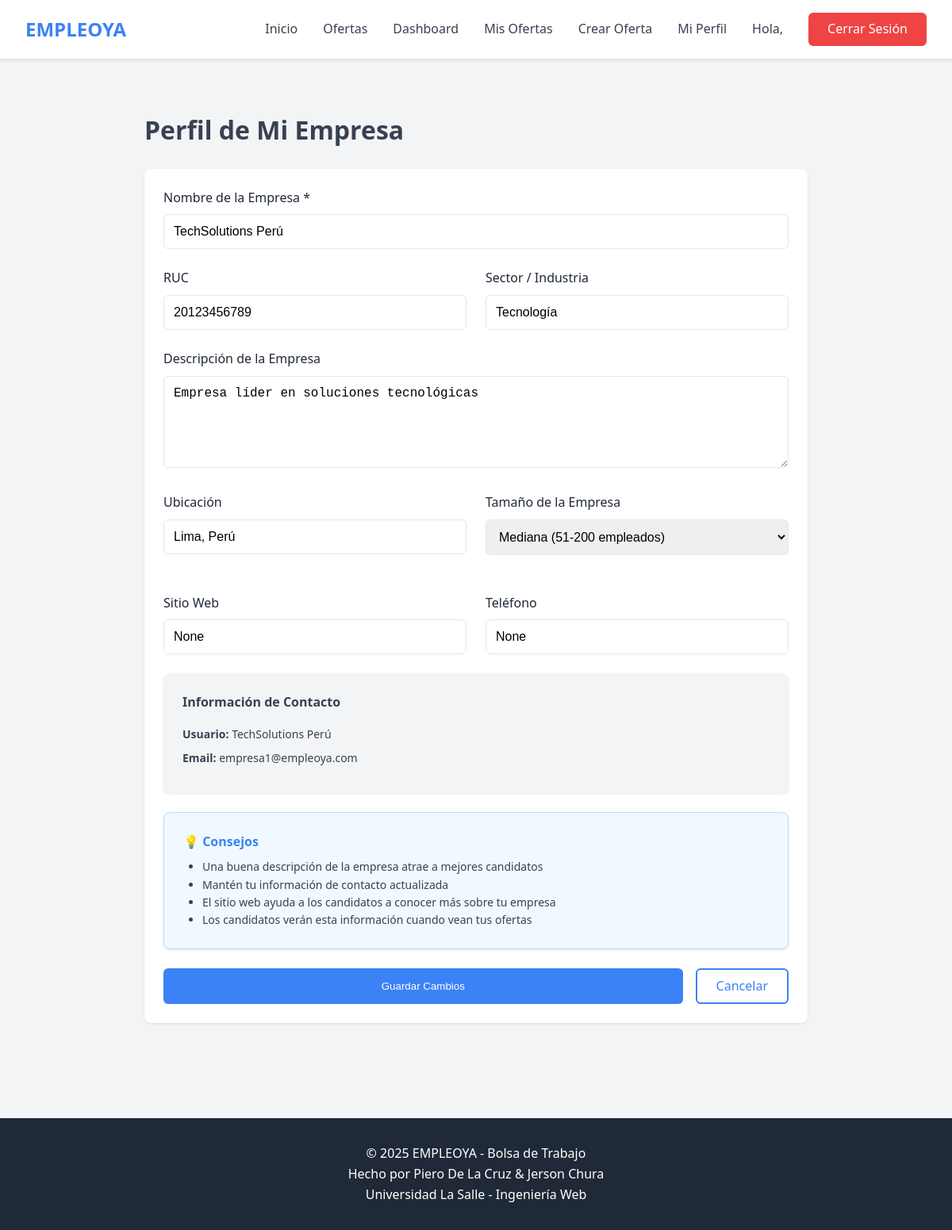
The page /perfil/empresa/ (signed in) on the database its author committed.
### MyWebApps/models.py (models this page shows, shortened)
class Empresa(models.Model):
    TAMANO_EMPRESA_CHOICES = [
        ('startup', 'Startup (1-10)'),
        ('pyme', 'PYME (11-50)'),
        ('mediana', 'Mediana (51-200)'),
        ('grande', 'Grande (201-1000)'),
        ('corporacion', 'Corporación (1000+)'),
    ]
    usuario = models.OneToOneField(
        Usuario,
        on_delete=models.CASCADE,
        related_name='empresa',
        verbose_name='Usuario'
    )
    nombre_empresa = models.CharField(max_length=200, verbose_name='Nombre de la Empresa')
    ruc = models.CharField(max_length=20, unique=True, null=True, blank=True, verbose_name='RUC')
    descripcion = models.TextField(blank=True, null=True, verbose_name='Descripción')
    sector = models.CharField(max_length=100, blank=True, null=True, verbose_name='Sector')
    ubicacion = models.CharField(max_length=200, blank=True, null=True, verbose_name='Ubicación')
    sitio_web = models.URLField(blank=True, null=True, verbose_name='Sitio Web')
    logo_url = models.CharField(max_length=500, blank=True, null=True, verbose_name='URL del Logo')
    tamaño_empresa = models.CharField(
        max_length=20,
        choices=TAMANO_EMPRESA_CHOICES,
        default='pyme',
        verbose_name='Tamaño de Empresa'
    )
    telefono_empresa = models.CharField(max_length=20, blank=True, null=True, verbose_name='Teléfono')
    verificada = models.BooleanField(default=False, verbose_name='Verificada')
    fecha_creacion = models.DateTimeField(auto_now_add=True, verbose_name='Fecha de Creación')
    fecha_actualizacion = models.DateTimeField(auto_now=True, verbose_name='Última Actualización')
    class Meta:
        db_table = 'empresa'
        verbose_name = 'Empresa'
        verbose_name_plural = 'Empresas'
        ordering = ['-fecha_creacion']

class Usuario(AbstractUser):
    TIPO_USUARIO_CHOICES = [
        ('postulante', 'Postulante'),
        ('empleador', 'Empleador'),
        ('admin', 'Administrador'),
    ]
    ESTADO_CHOICES = [
        ('activo', 'Activo'),
        ('inactivo', 'Inactivo'),
        ('suspendido', 'Suspendido'),
    ]
    username = None
    email = models.EmailField(unique=True, verbose_name='Correo Electrónico')
    telefono = models.CharField(max_length=20, blank=True, null=True, verbose_name='Teléfono')
    tipo_usuario = models.CharField(
        max_length=20,
        choices=TIPO_USUARIO_CHOICES,
        default='postulante',
        verbose_name='Tipo de Usuario'
    )
    estado = models.CharField(
        max_length=20,
        choices=ESTADO_CHOICES,
        default='activo',
        verbose_name='Estado'
    )
    email_verificado = models.BooleanField(default=False, verbose_name='Email Verificado')
    objects = UsuarioManager()
    USERNAME_FIELD = 'email'
    REQUIRED_FIELDS = ['first_name', 'last_name']
    class Meta:
        db_table = 'usuario'
        verbose_name = 'Usuario'
        verbose_name_plural = 'Usuarios'
        ordering = ['-date_joined']
    @property
    def nombre_completo(self):
        return f"{self.first_name} {self.last_name}".strip()

### MyWebApps/views.py (the view, shortened to what this page needs)
# urls.py: path('perfil/empresa/', views.perfil_empresa, name='perfil_empresa'),
@login_required
def perfil_empresa(request):
    if request.user.tipo_usuario != 'empleador':
        messages.error(request, 'No tienes permiso para acceder a esta página')
        return redirect('dashboard')
    empresa = get_object_or_404(Empresa, usuario=request.user)
    context = {'empresa': empresa}
    return render(request, 'MyWebApps/perfil_empresa.html', context)

### MyWebApps/templates/MyWebApps/perfil_empresa.html (shortened to what this page needs)
{% extends 'MyWebApps/base.html' %}
{% block content %}
<div class="container" style="max-width: 900px; margin-top: 2rem;">
    <h1 class="mb-3">Perfil de Mi Empresa</h1>
    <div class="card">
        <form method="POST" action="{% url 'perfil_empresa' %}">
            <div class="form-group">
                <label for="nombre_empresa" class="form-label">Nombre de la Empresa *</label>
                <input type="text" id="nombre_empresa" name="nombre_empresa" class="form-control" required
                       value="{{ empresa.nombre_empresa }}">
            </div>
            <div class="grid grid-2">
                <div class="form-group">
                    <label for="ruc" class="form-label">RUC</label>
                    <input type="text" id="ruc" name="ruc" class="form-control"
                           value="{{ empresa.ruc }}" placeholder="20123456789" maxlength="11">
                </div>
                <div class="form-group">
                    <label for="sector" class="form-label">Sector / Industria</label>
                    <input type="text" id="sector" name="sector" class="form-control"
                           value="{{ empresa.sector }}" placeholder="Ej: Tecnología, Finanzas, Salud">
                </div>
            </div>
            <div class="form-group">
                <label for="descripcion" class="form-label">Descripción de la Empresa</label>
                <textarea id="descripcion" name="descripcion" class="form-control" rows="5"
                          placeholder="Describe tu empresa, su misión, visión y valores...">{{ empresa.descripcion }}</textarea>
            </div>
            <div class="grid grid-2">
                <div class="form-group">
                    <label for="ubicacion" class="form-label">Ubicación</label>
                    <input type="text" id="ubicacion" name="ubicacion" class="form-control"
                           value="{{ empresa.ubicacion }}" placeholder="Lima, Peru">
                </div>
                <div class="form-group">
                    <label for="tamaño_empresa" class="form-label">Tamaño de la Empresa</label>
                    <select id="tamaño_empresa" name="tamaño_empresa" class="form-control">
                        <option value="mediana" {% if empresa.tamaño_empresa == 'mediana' %}selected{% endif %}>Mediana (51-200 empleados)</option>
                    </select>
                </div>
                <div class="form-group">
                    <label for="sitio_web" class="form-label">Sitio Web</label>
                    <input type="url" id="sitio_web" name="sitio_web" class="form-control"
                           value="{{ empresa.sitio_web }}" placeholder="https://www.miempresa.com">
                </div>
                <div class="form-group">
                    <label for="telefono_empresa" class="form-label">Teléfono</label>
                    <input type="tel" id="telefono_empresa" name="telefono_empresa" class="form-control"
                           value="{{ empresa.telefono_empresa }}" placeholder="987654321">
                </div>
            </div>
            <div class="card" style="background: var(--light); margin-bottom: 1.5rem;">
                <h3 style="font-size: 1rem; margin-bottom: 1rem;">Información de Contacto</h3>
                <div style="font-size: 0.875rem;">
                    <p style="margin: 0.5rem 0;"><strong>Usuario:</strong> {{ user.nombre_completo }}</p>
                    <p style="margin: 0.5rem 0;"><strong>Email:</strong> {{ user.email }}</p>
                </div>
            </div>
            <div class="card" style="background: #f0f9ff; border: 1px solid #bfdbfe; margin-bottom: 1.5rem;">
                <h3 style="font-size: 1rem; margin-bottom: 0.5rem; color: var(--primary);">
                    💡 Consejos
                </h3>
                <ul style="margin: 0; padding-left: 1.5rem; font-size: 0.875rem;">
                    <li>Una buena descripción de la empresa atrae a mejores candidatos</li>
                    <li>Mantén tu información de contacto actualizada</li>
                    <li>El sitio web ayuda a los candidatos a conocer más sobre tu empresa</li>
                    <li>Los candidatos verán esta información cuando vean tus ofertas</li>
                </ul>
            </div>
            <div style="display: flex; gap: 1rem;">
                <button type="submit" class="btn btn-primary" style="flex: 1;">
                    Guardar Cambios
                </button>
                <a href="{% url 'dashboard_empleador' %}" class="btn btn-outline">
                    Cancelar
                </a>
            </div>
        </form>
    </div>
</div>
{% endblock %}

### MyWebApps/templates/MyWebApps/base.html (style rules this page uses)
* { margin: 0; padding: 0; box-sizing: border-box; }
:root { --primary: #3b82f6; --primary-dark: #2563eb; --secondary: #10b981; --danger: #ef4444; --warning: #f59e0b; --dark: #1f2937; --light: #f3f4f6; --white: #ffffff; --text: #374151; --border: #e5e7eb; }
body { font-family: 'Segoe UI', Tahoma, Geneva, Verdana, sans-serif; line-height: 1.6; color: var(--text); background-color: var(--light); }
.btn { padding: 0.5rem 1.5rem; border: none; border-radius: 0.375rem; font-weight: 500; cursor: pointer; text-decoration: none; display: inline-block; transition: all 0.3s; }
.btn-primary { background-color: var(--primary); color: var(--white); }
.btn-outline { background-color: transparent; color: var(--primary); border: 2px solid var(--primary); }
.container { max-width: 1200px; margin: 0 auto; padding: 2rem; }
.card { background-color: var(--white); border-radius: 0.5rem; box-shadow: 0 1px 3px rgba(0,0,0,0.1); padding: 1.5rem; margin-bottom: 1.5rem; }
.grid { display: grid; gap: 1.5rem; }
.grid-2 { grid-template-columns: repeat(auto-fit, minmax(300px, 1fr)); }
.form-group { margin-bottom: 1.5rem; }
.form-label { display: block; margin-bottom: 0.5rem; font-weight: 500; color: var(--dark); }
.form-control { width: 100%; padding: 0.75rem; border: 1px solid var(--border); border-radius: 0.375rem; font-size: 1rem; }
textarea.form-control { resize: vertical; min-height: 100px; }
select.form-control { cursor: pointer; }
.mb-3 { margin-bottom: 1.5rem; }

### rows shown on the page
Empresa: nombre_empresa "TechSolutions Perú", ruc "20123456789", sector "Tecnología", descripcion "Empresa líder en soluciones tecnológicas", ubicacion "Lima, Perú", tamaño_empresa "Mediana (51-200 empleados)", sitio_web "None", telefono_empresa "None"
Usuario: nombre_completo "TechSolutions Perú", email "empresa1@empleoya.com"
